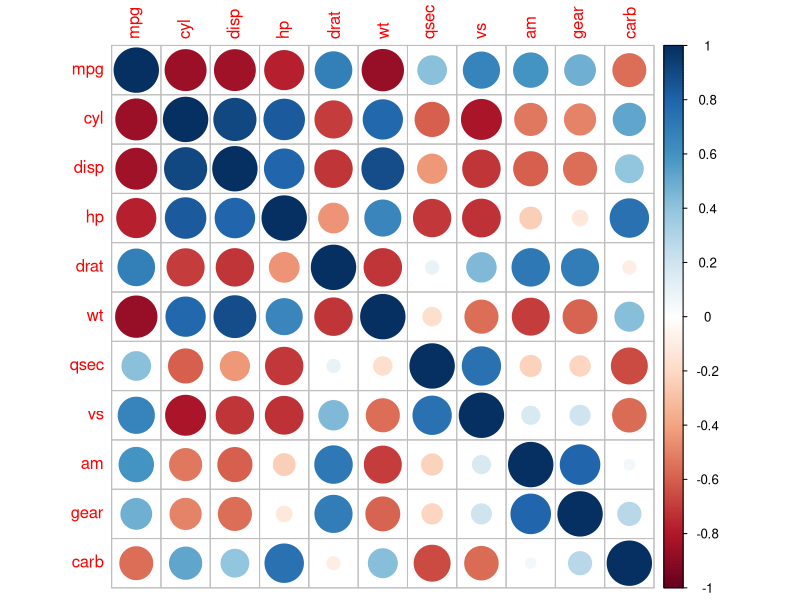
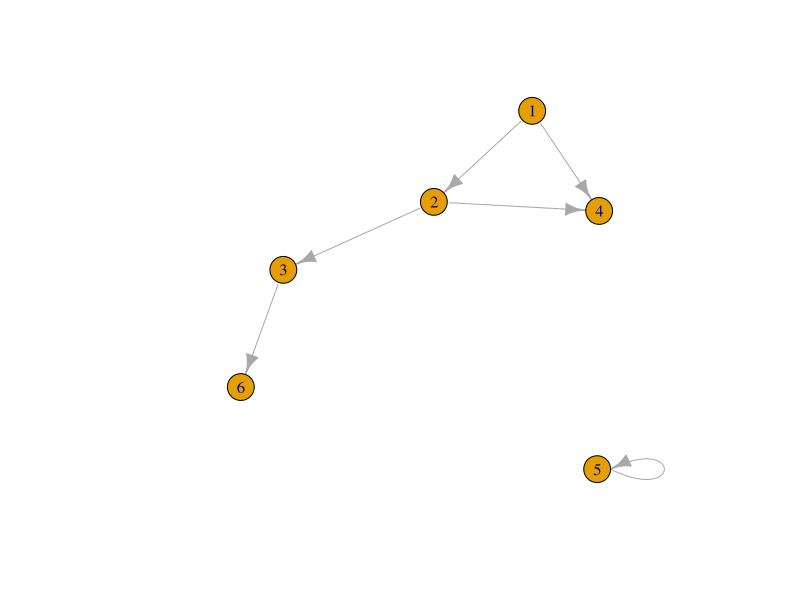
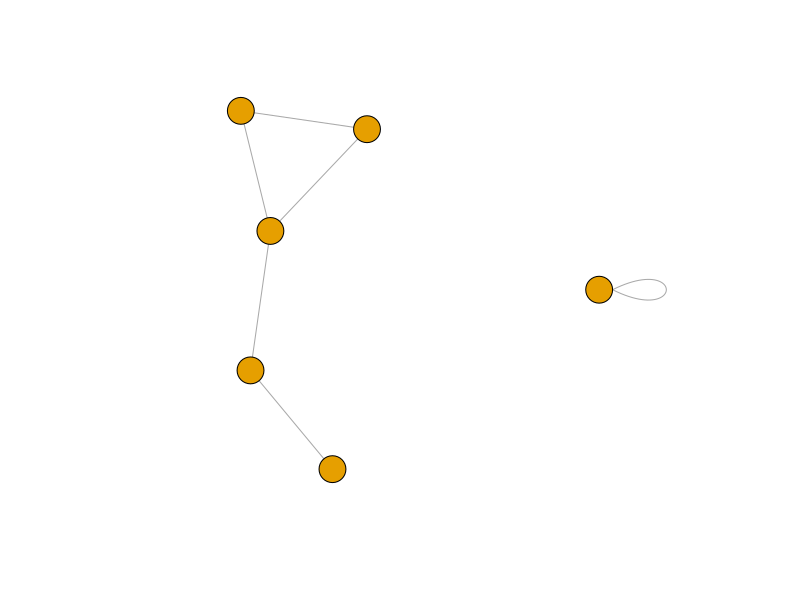

These figures' R source, in order:
## ----2d_data-------------------------------------------------------------
#for the dataset
data('mtcars')
mcor <-cor(mtcars)
# Print mcor and round to 2 digits
round(mcor,digits=2)

## ----2d_xtable, results='asis'-------------------------------------------
library(xtable)
print(xtable(mcor), type='html', comment=F)

## ----2d_plot, dev='png', warning=FALSE-----------------------------------
library(corrplot)
corrplot(mcor)

## ----2d_network_data, dev='png', error = TRUE----------------------------
library(igraph)
# Specify edges for a directed graph
gd <-graph(c(1,2, 2,3, 2,4, 1,4, 5,5, 3,6))
plot(gd)
# For an undirected graph
gu <-graph(c(1,2, 2,3, 2,4, 1,4, 5,5, 3,6),directed=FALSE)
# No labels
plot(gu,vertex.label=NA)
